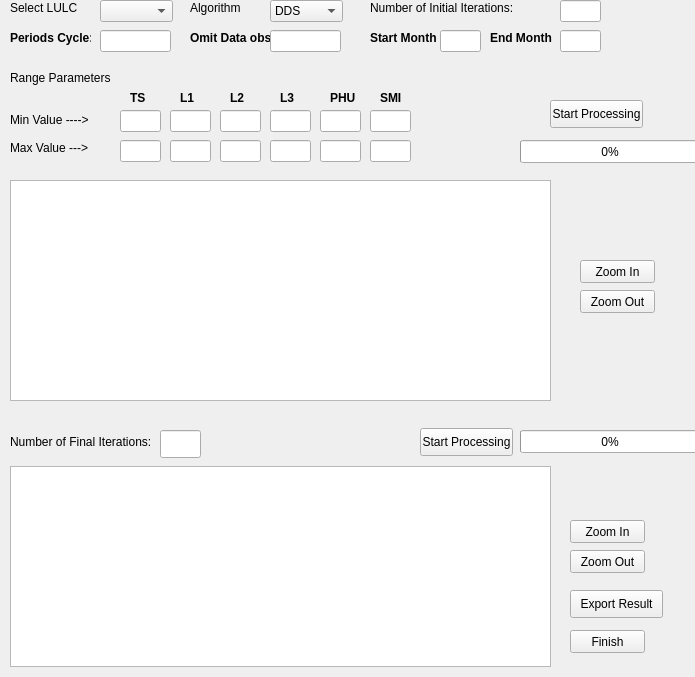
        <widget class="QWidget" name="page">
         <property name="geometry">
          <rect>
           <x>0</x>
           <y>0</y>
           <width>695</width>
           <height>677</height>
          </rect>
         </property>
         <attribute name="label">
          <string>Step 3 - Calibration</string>
         </attribute>
         <widget class="QLabel" name="label_21">
          <property name="geometry">
           <rect>
            <x>10</x>
            <y>0</y>
            <width>81</width>
            <height>16</height>
           </rect>
          </property>
          <property name="text">
           <string>&lt;html&gt;&lt;head/&gt;&lt;body&gt;&lt;p&gt;Select LULC&lt;/p&gt;&lt;/body&gt;&lt;/html&gt;</string>
          </property>
         </widget>
         <widget class="QLineEdit" name="QSOS1">
          <property name="geometry">
           <rect>
            <x>440</x>
            <y>30</y>
            <width>41</width>
            <height>22</height>
           </rect>
          </property>
         </widget>
         <widget class="QLabel" name="label_30">
          <property name="geometry">
           <rect>
            <x>190</x>
            <y>0</y>
            <width>61</width>
            <height>16</height>
           </rect>
          </property>
          <property name="text">
           <string>&lt;html&gt;&lt;head/&gt;&lt;body&gt;&lt;p&gt;Algorithm&lt;/p&gt;&lt;/body&gt;&lt;/html&gt;</string>
          </property>
         </widget>
         <widget class="QLabel" name="label_29">
          <property name="geometry">
           <rect>
            <x>490</x>
            <y>30</y>
            <width>71</width>
            <height>16</height>
           </rect>
          </property>
          <property name="text">
           <string>&lt;html&gt;&lt;head/&gt;&lt;body&gt;&lt;p&gt;&lt;span style=&quot; font-weight:600;&quot;&gt;End Month&lt;/span&gt;&lt;/p&gt;&lt;/body&gt;&lt;/html&gt;</string>
          </property>
         </widget>
         <widget class="QComboBox" name="Algorithm">
          <property name="geometry">
           <rect>
            <x>270</x>
            <y>0</y>
            <width>73</width>
            <height>22</height>
           </rect>
          </property>
          <item>
           <property name="text">
            <string>DDS</string>
           </property>
          </item>
          <item>
           <property name="text">
            <string>LHS</string>
           </property>
          </item>
          <item>
           <property name="text">
            <string>SCE</string>
           </property>
          </item>
         </widget>
         <widget class="QLineEdit" name="QSOS1_2">
          <property name="geometry">
           <rect>
            <x>560</x>
            <y>30</y>
            <width>41</width>
            <height>22</height>
           </rect>
          </property>
         </widget>
         <widget class="QLineEdit" name="QNumIter">
          <property name="geometry">
           <rect>
            <x>560</x>
            <y>0</y>
            <width>41</width>
            <height>22</height>
           </rect>
          </property>
         </widget>
         <widget class="QLineEdit" name="QPeriod">
          <property name="geometry">
           <rect>
            <x>100</x>
            <y>30</y>
            <width>71</width>
            <height>22</height>
           </rect>
          </property>
         </widget>
         <widget class="QLabel" name="label_26">
          <property name="geometry">
           <rect>
            <x>10</x>
            <y>30</y>
            <width>81</width>
            <height>16</height>
           </rect>
          </property>
          <property name="text">
           <string>&lt;html&gt;&lt;head/&gt;&lt;body&gt;&lt;p&gt;&lt;span style=&quot; font-weight:600;&quot;&gt;Periods Cycle:&lt;/span&gt;&lt;/p&gt;&lt;/body&gt;&lt;/html&gt;</string>
          </property>
         </widget>
         <widget class="QLabel" name="label_27">
          <property name="geometry">
           <rect>
            <x>190</x>
            <y>30</y>
            <width>91</width>
            <height>16</height>
           </rect>
          </property>
          <property name="text">
           <string>&lt;html&gt;&lt;head/&gt;&lt;body&gt;&lt;p&gt;&lt;span style=&quot; font-weight:600;&quot;&gt;Omit Data obs:&lt;/span&gt;&lt;/p&gt;&lt;/body&gt;&lt;/html&gt;</string>
          </property>
         </widget>
         <widget class="QLineEdit" name="QOmitObs">
          <property name="geometry">
           <rect>
            <x>270</x>
            <y>30</y>
            <width>71</width>
            <height>22</height>
           </rect>
          </property>
         </widget>
         <widget class="QLabel" name="label_28">
          <property name="geometry">
           <rect>
            <x>370</x>
            <y>30</y>
            <width>71</width>
            <height>16</height>
           </rect>
          </property>
          <property name="text">
           <string>&lt;html&gt;&lt;head/&gt;&lt;body&gt;&lt;p&gt;&lt;span style=&quot; font-weight:600;&quot;&gt;Start Month&lt;/span&gt;&lt;/p&gt;&lt;/body&gt;&lt;/html&gt;</string>
          </property>
         </widget>
         <widget class="QComboBox" name="spinBox">
          <property name="geometry">
           <rect>
            <x>100</x>
            <y>0</y>
            <width>73</width>
            <height>22</height>
           </rect>
          </property>
         </widget>
         <widget class="QLabel" name="label_31">
          <property name="geometry">
           <rect>
            <x>370</x>
            <y>0</y>
            <width>181</width>
            <height>16</height>
           </rect>
          </property>
          <property name="text">
           <string>&lt;html&gt;&lt;head/&gt;&lt;body&gt;&lt;p&gt;Number of Initial Iterations:&lt;/p&gt;&lt;/body&gt;&lt;/html&gt;</string>
          </property>
         </widget>
         <widget class="QLineEdit" name="Ql1_min">
          <property name="geometry">
           <rect>
            <x>170</x>
            <y>110</y>
            <width>41</width>
            <height>22</height>
           </rect>
          </property>
         </widget>
         <widget class="QLineEdit" name="Qft_sup_min">
          <property name="geometry">
           <rect>
            <x>120</x>
            <y>110</y>
            <width>41</width>
            <height>22</height>
           </rect>
          </property>
         </widget>
         <widget class="QLineEdit" name="QnSMI_max">
          <property name="geometry">
           <rect>
            <x>370</x>
            <y>140</y>
            <width>41</width>
            <height>22</height>
           </rect>
          </property>
         </widget>
         <widget class="QLabel" name="label_24">
          <property name="geometry">
           <rect>
            <x>10</x>
            <y>70</y>
            <width>121</width>
            <height>16</height>
           </rect>
          </property>
          <property name="text">
           <string>&lt;html&gt;&lt;head/&gt;&lt;body&gt;&lt;p&gt;Range Parameters&lt;/p&gt;&lt;/body&gt;&lt;/html&gt;</string>
          </property>
         </widget>
         <widget class="QLabel" name="label_35">
          <property name="geometry">
           <rect>
            <x>330</x>
            <y>90</y>
            <width>41</width>
            <height>16</height>
           </rect>
          </property>
          <property name="text">
           <string>&lt;html&gt;&lt;head/&gt;&lt;body&gt;&lt;p&gt;&lt;span style=&quot; font-weight:600;&quot;&gt;PHU&lt;/span&gt;&lt;/p&gt;&lt;/body&gt;&lt;/html&gt;</string>
          </property>
         </widget>
         <widget class="QLabel" name="label_22">
          <property name="geometry">
           <rect>
            <x>10</x>
            <y>110</y>
            <width>121</width>
            <height>20</height>
           </rect>
          </property>
          <property name="text">
           <string>&lt;html&gt;&lt;head/&gt;&lt;body&gt;&lt;p&gt;Min Value ----&amp;gt;&lt;/p&gt;&lt;/body&gt;&lt;/html&gt;</string>
          </property>
         </widget>
         <widget class="QLineEdit" name="Ql3_max">
          <property name="geometry">
           <rect>
            <x>270</x>
            <y>140</y>
            <width>41</width>
            <height>22</height>
           </rect>
          </property>
         </widget>
         <widget class="QLabel" name="label_33">
          <property name="geometry">
           <rect>
            <x>230</x>
            <y>90</y>
            <width>21</width>
            <height>16</height>
           </rect>
          </property>
          <property name="text">
           <string>&lt;html&gt;&lt;head/&gt;&lt;body&gt;&lt;p&gt;&lt;span style=&quot; font-weight:600;&quot;&gt;L2&lt;/span&gt;&lt;/p&gt;&lt;/body&gt;&lt;/html&gt;</string>
          </property>
         </widget>
         <widget class="QLineEdit" name="Ql2_max">
          <property name="geometry">
           <rect>
            <x>220</x>
            <y>140</y>
            <width>41</width>
            <height>22</height>
           </rect>
          </property>
         </widget>
         <widget class="QProgressBar" name="progressBar_process_LAI">
          <property name="geometry">
           <rect>
            <x>520</x>
            <y>140</y>
            <width>180</width>
            <height>23</height>
           </rect>
          </property>
          <property name="value">
           <number>0</number>
          </property>
          <property name="textVisible">
           <bool>true</bool>
          </property>
         </widget>
         <widget class="QLabel" name="label_23">
          <property name="geometry">
           <rect>
            <x>10</x>
            <y>140</y>
            <width>111</width>
            <height>16</height>
           </rect>
          </property>
          <property name="text">
           <string>&lt;html&gt;&lt;head/&gt;&lt;body&gt;&lt;p&gt;Max Value ---&amp;gt;&lt;/p&gt;&lt;/body&gt;&lt;/html&gt;</string>
          </property>
         </widget>
         <widget class="QLineEdit" name="QnSMI_min">
          <property name="geometry">
           <rect>
            <x>370</x>
            <y>110</y>
            <width>41</width>
            <height>22</height>
           </rect>
          </property>
         </widget>
         <widget class="QPushButton" name="zoom_in_button">
          <property name="geometry">
           <rect>
            <x>580</x>
            <y>260</y>
            <width>75</width>
            <height>23</height>
           </rect>
          </property>
          <property name="text">
           <string>Zoom In</string>
          </property>
         </widget>
         <widget class="QLabel" name="label_34">
          <property name="geometry">
           <rect>
            <x>280</x>
            <y>90</y>
            <width>31</width>
            <height>16</height>
           </rect>
          </property>
          <property name="text">
           <string>&lt;html&gt;&lt;head/&gt;&lt;body&gt;&lt;p&gt;&lt;span style=&quot; font-weight:600;&quot;&gt;L3&lt;/span&gt;&lt;/p&gt;&lt;/body&gt;&lt;/html&gt;</string>
          </property>
         </widget>
         <widget class="QLineEdit" name="Qfr_phu_sen_min">
          <property name="geometry">
           <rect>
            <x>320</x>
            <y>110</y>
            <width>41</width>
            <height>22</height>
           </rect>
          </property>
         </widget>
         <widget class="QLineEdit" name="Qfr_phu_sen_max">
          <property name="geometry">
           <rect>
            <x>320</x>
            <y>140</y>
            <width>41</width>
            <height>22</height>
           </rect>
          </property>
         </widget>
         <widget class="QLineEdit" name="Ql2_min">
          <property name="geometry">
           <rect>
            <x>220</x>
            <y>110</y>
            <width>41</width>
            <height>22</height>
           </rect>
          </property>
         </widget>
         <widget class="QLineEdit" name="Ql1_max">
          <property name="geometry">
           <rect>
            <x>170</x>
            <y>140</y>
            <width>41</width>
            <height>22</height>
           </rect>
          </property>
         </widget>
         <widget class="QLabel" name="label_32">
          <property name="geometry">
           <rect>
            <x>180</x>
            <y>90</y>
            <width>31</width>
            <height>16</height>
           </rect>
          </property>
          <property name="text">
           <string>&lt;html&gt;&lt;head/&gt;&lt;body&gt;&lt;p&gt;&lt;span style=&quot; font-weight:600;&quot;&gt;L1&lt;/span&gt;&lt;/p&gt;&lt;/body&gt;&lt;/html&gt;</string>
          </property>
         </widget>
         <widget class="QLineEdit" name="Ql3_min">
          <property name="geometry">
           <rect>
            <x>270</x>
            <y>110</y>
            <width>41</width>
            <height>22</height>
           </rect>
          </property>
         </widget>
         <widget class="QLabel" name="label_36">
          <property name="geometry">
           <rect>
            <x>380</x>
            <y>90</y>
            <width>61</width>
            <height>16</height>
           </rect>
          </property>
          <property name="text">
           <string>&lt;html&gt;&lt;head/&gt;&lt;body&gt;&lt;p&gt;&lt;span style=&quot; font-weight:600;&quot;&gt;SMI&lt;/span&gt;&lt;/p&gt;&lt;/body&gt;&lt;/html&gt;</string>
          </property>
         </widget>
         <widget class="QLineEdit" name="Qft_sup_max">
          <property name="geometry">
           <rect>
            <x>120</x>
            <y>140</y>
            <width>41</width>
            <height>22</height>
           </rect>
          </property>
         </widget>
         <widget class="QPushButton" name="Run_process_LAI">
          <property name="geometry">
           <rect>
            <x>550</x>
            <y>100</y>
            <width>93</width>
            <height>28</height>
           </rect>
          </property>
          <property name="text">
           <string>Start Processing</string>
          </property>
         </widget>
         <widget class="QGraphicsView" name="graphicsView">
          <property name="geometry">
           <rect>
            <x>10</x>
            <y>180</y>
            <width>541</width>
            <height>221</height>
           </rect>
          </property>
         </widget>
         <widget class="QPushButton" name="zoom_out_button">
          <property name="geometry">
           <rect>
            <x>580</x>
            <y>290</y>
            <width>75</width>
            <height>23</height>
           </rect>
          </property>
          <property name="text">
           <string>Zoom Out</string>
          </property>
         </widget>
         <widget class="QPushButton" name="zoom_out_button_2">
          <property name="geometry">
           <rect>
            <x>570</x>
            <y>550</y>
            <width>75</width>
            <height>23</height>
           </rect>
          </property>
          <property name="text">
           <string>Zoom Out</string>
          </property>
         </widget>
         <widget class="QPushButton" name="Run_process_LAI_end">
          <property name="geometry">
           <rect>
            <x>420</x>
            <y>428</y>
            <width>93</width>
            <height>28</height>
           </rect>
          </property>
          <property name="text">
           <string>Start Processing</string>
          </property>
         </widget>
         <widget class="QPushButton" name="zoom_in_button_2">
          <property name="geometry">
           <rect>
            <x>570</x>
            <y>520</y>
            <width>75</width>
            <height>23</height>
           </rect>
          </property>
          <property name="text">
           <string>Zoom In</string>
          </property>
         </widget>
         <widget class="QGraphicsView" name="graphicsView_2">
          <property name="geometry">
           <rect>
            <x>10</x>
            <y>466</y>
            <width>541</width>
            <height>201</height>
           </rect>
          </property>
         </widget>
         <widget class="QLineEdit" name="QNumIter_end">
          <property name="geometry">
           <rect>
            <x>160</x>
            <y>430</y>
            <width>41</width>
            <height>28</height>
           </rect>
          </property>
         </widget>
         <widget class="QProgressBar" name="progressBar_process_LAI_end">
          <property name="geometry">
           <rect>
            <x>520</x>
            <y>430</y>
            <width>180</width>
            <height>23</height>
           </rect>
          </property>
          <property name="value">
           <number>0</number>
          </property>
          <property name="textVisible">
           <bool>true</bool>
          </property>
         </widget>
         <widget class="QLabel" name="label_37">
          <property name="geometry">
           <rect>
            <x>10</x>
            <y>434</y>
            <width>181</width>
            <height>16</height>
           </rect>
          </property>
          <property name="text">
           <string>&lt;html&gt;&lt;head/&gt;&lt;body&gt;&lt;p&gt;Number of Final Iterations:&lt;/p&gt;&lt;/body&gt;&lt;/html&gt;</string>
          </property>
         </widget>
         <widget class="QPushButton" name="Export_result_2">
          <property name="geometry">
           <rect>
            <x>570</x>
            <y>590</y>
            <width>93</width>
            <height>28</height>
           </rect>
          </property>
          <property name="text">
           <string>Export Result</string>
          </property>
         </widget>
         <widget class="QPushButton" name="Button_Finish_1">
          <property name="geometry">
           <rect>
            <x>570</x>
            <y>630</y>
            <width>75</width>
            <height>23</height>
           </rect>
          </property>
          <property name="text">
           <string>Finish</string>
          </property>
         </widget>
         <widget class="QLabel" name="label_38">
          <property name="geometry">
           <rect>
            <x>130</x>
            <y>90</y>
            <width>31</width>
            <height>16</height>
           </rect>
          </property>
          <property name="text">
           <string>&lt;html&gt;&lt;head/&gt;&lt;body&gt;&lt;p&gt;&lt;span style=&quot; font-weight:600;&quot;&gt;TS&lt;/span&gt;&lt;/p&gt;&lt;/body&gt;&lt;/html&gt;</string>
          </property>
         </widget>
        </widget>
